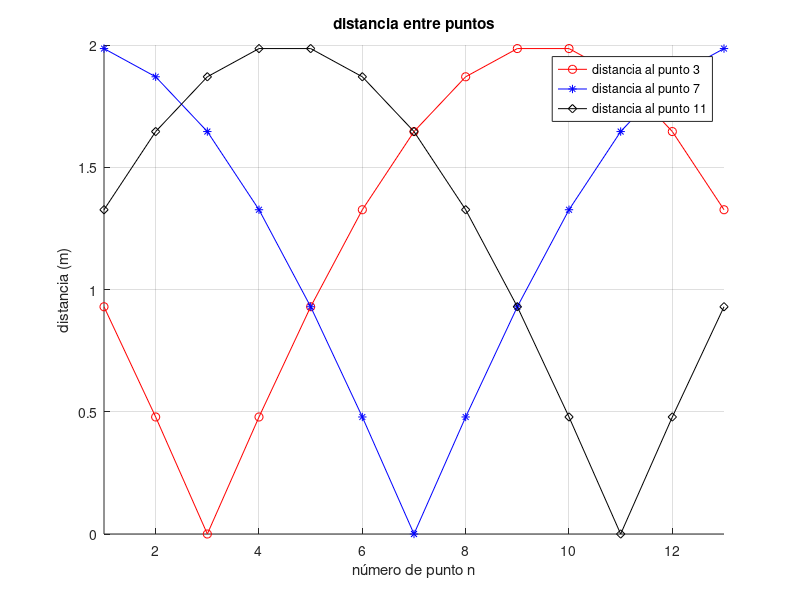

Reproduce this figure in MATLAB.
clear; clc;

function [D] = Distancia (V)
    [M, N]=size(V);
    D=zeros(N,N);
    for i= 1:N
        for j = 1:N
           D(i,j) = norm( V(:,i) - V(:,j) );
        end
    end
end



r=1;

theta= linspace(0,2*pi,14);
theta= theta(2:end);

x=r*cos(theta);
y=r*sin(theta);

V=[x;y];
D= Distancia(V);



Vector_1=3;
dist_1 = D(Vector_1, :);
Vector_2=7;
dist_2 = D(Vector_2, :);
Vector_3=11;
dist_3 = D(Vector_3, :);

ind= 1: length(D);


hold on
plot(ind, dist_1, 'o-r')
plot(ind, dist_2, '*-b')
plot(ind, dist_3,'d-k')

xlim([1 length(D)])
xlabel('número de punto n') ; ylabel('distancia (m)') ; grid on ;
legend('distancia al punto 3','distancia al punto 7',...
    'distancia al punto 11') ;
title('distancia entre puntos') ;
